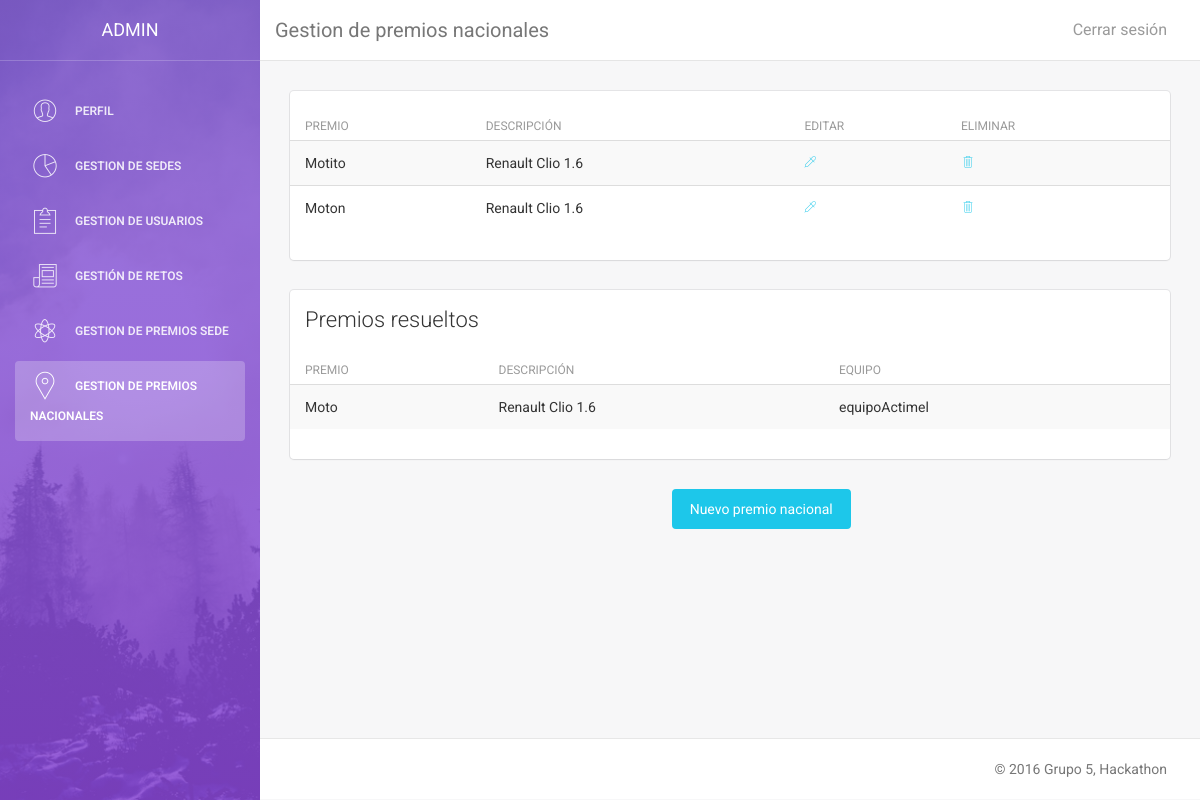
Page /vistas/admin/a_pn.php (signed in) on the committed database.
### tables this page shows
CREATE TABLE IF NOT EXISTS Premio (
  `idPremio` VARCHAR(50) NOT NULL,
  `Sede_idSede` VARCHAR(50),
  `Descripcion` VARCHAR(300),
  `FechaEquipos` DATE NOT NULL,
  `FechaJuradoS` DATE NOT NULL,
  `FechaJuradoN` VARCHAR(45),
  `TipoPremio` ENUM('s', 'n') DEFAULT 'n',
  `Solucion_EsPropuesta` TINYINT(1),
  `Solucion_Equipo_idEquipo` VARCHAR(50),
  `Solucion_Reto_idReto` VARCHAR(50),
  PRIMARY KEY (`idPremio`),
  CONSTRAINT `fk_Premio_Solucion`
    FOREIGN KEY (`Solucion_EsPropuesta` , `Solucion_Equipo_idEquipo` , `Solucion_Reto_idReto`)
    REFERENCES Solucion(`EsPropuesta` , `Equipo_idEquipo` , `Reto_idReto`)
    ON DELETE CASCADE
    ON UPDATE CASCADE,
  CONSTRAINT `fk_Premio_Sede`
    FOREIGN KEY (`Sede_idSede`)
    REFERENCES Sede(`idSede`)
    ON DELETE CASCADE
    ON UPDATE CASCADE);

### modelo/esp.php (called while the page is built, shortened)
<?php
$idioma["aceptar"] = "Aceptar";
$idioma["cancelar"] = "Cancelar";
$idioma["editar"] = "Editar";
$idioma["eliminar"] = "Eliminar";
$idioma["volver"] = "Volver";
$idioma["crear"] = "Crear";
$idioma["modificar"] = "Modificar";
$idioma["cerrar"] = "Cerrar sesión";
$idioma["si"] = "SI";
$idioma["no"] = "NO";
$idioma["ver"] = "Ver";
$idioma["add"] = "Añadir";
$idioma['perfil'] = "Perfil";
$idioma['editar_perfil'] = "Editar perfil";
$idioma['eliminar_perfil'] = "Eliminar mi cuenta";
$idioma['rol'] = "Rol";
$idioma['idioma'] = "Idioma";
$idioma['nueva_pass'] = "Nueva contraseña";
$idioma["login_introduccion"] = "Bienvenido a la pagina del Hackaton.";
$idioma["login_introduccion2"] = "El mayor evento de retos del mundo";
$idioma["login_logueate"] = "Logueate en nuestro sitio";
$idioma["login_introduzca"] = "Introduzca su usario y contraseña para entrar:";
$idioma["login_usuario"] = "Usuario";
$idioma["login_pass"] = "Contraseña";
$idioma["login_aceptar"] = "Entra!";
$idioma["login_registrar"] = "Regístrate";
$idioma["login_or"] = "o si no...";
$idioma["login_visita"] = "Mira los retos";
$idioma["login_retos"] = "Retos";
$idioma['login_frase_retos'] = "Haz click en los retos para ver su descripcion";
$idioma['volver_login'] = "Volver al login";
$idioma['crear_reto'] = "¡Crea un reto!";
$idioma["registro_introduccion"] = "Bienvenido a la pagina del Hackaton.";
$idioma["registro_introduccion2"] = "El mayor evento de retos del mundo";
$idioma["registro_registrate"] = "Regístrate en nuestro sitio";
$idioma["registro_introduzca"] = "Rellena los campos para regístrarte:";
$idioma["registro_usuario"] = "Usuario";
$idioma["registro_sede"] = "Sede";
$idioma["registro_nombre"] = "Nombre";
$idioma["registro_pass"] = "Contraseña";
$idioma["registro_email"] = "Correo";
$idioma["registro_equipo"] = "Equipo";
$idioma["registro_aceptar"] = "Regístrate";
$idioma["registro_volver"] = "Volver";
$idioma["reto_introduce"] = "Completa los siguientes campos";
$idioma["gestion_retos"] = "Gestión de retos";
$idioma["retoSi"] = "Retos aceptados";
$idioma["retoNo"] = "Retos no aceptados";
$idioma["reto_nombre"] = "Nombre del reto";
$idioma["reto_descripcion"] = "Descripción";
$idioma["reto_aceptado"] = "Aceptado";
$idioma["reto_crear"] = "Crear reto";
$idioma["reto_modificar"] = "Modificar reto";
$idioma['retos'] = "Retos";
$idioma['reto_eliminar'] = "Eliminar reto";
$idioma["gestion_sedes"] = "Gestion de sedes";
$idioma["nueva_sede"] = "Nueva Sede";
$idioma["id_Sede"] = "Introduzca Ubicación";
$idioma["nombre_sede"] = "Nombre de sede";
$idioma["eliminar_sede"] = "Eliminar sede";
?>

### modelo/model_premio.php (called while the page is built, shortened)
<?php
include_once 'connect_DB.php';
class Premio {
    public function listar($tipo){
        $db = new Database();
        $sqlPremios = $db->consulta('SELECT * FROM Premio WHERE TipoPremio= \'' . $tipo . '\'');
        $arrayPremios = array();
        while ($row = mysqli_fetch_assoc($sqlPremios)) {
            $arrayPremios[] = $row;
        }
        return $arrayPremios;
    }
}
?>

### modelo/connect_DB.php (called while the page is built, shortened)
<?php
class Database {
    var $conexion;
    public function __construct($host="localhost",$user="admin_hackaton",
                                $pass="iu", $db="et1_hackaton"){
        $this->conexion = mysqli_connect($host, $user, $pass, $db);
    }
    public function consulta($sentencia){
        return mysqli_query($this->conexion,$sentencia);
    }
}
?>

### vistas/admin/a_pn.php (the view, shortened to what this page needs)
<!doctype html>
<html lang="en">
    <?php
    include_once '../../modelo/model_premio.php';
    $premio = new Premio();
    $premios = $premio->listar('n');
    ?>
    <body>
        <div class="wrapper">
            <?php include_once '../Sidebars/a_sidebar.php'; a_sidebar('', '', '', '', '', 'class="active"');?>
            <div class="main-panel">
                <nav class="navbar navbar-default navbar-fixed">
                    <div class="container-fluid">
                        <div class="navbar-header">
                            <a class="navbar-brand" href="#"><?php echo $idioma["gestion_premios_nacionales"]; ?></a>
                        </div>
                        <div class="collapse navbar-collapse">
                            <ul class="nav navbar-nav navbar-right">
                                <li>
                                    <a href="../../controladores/ctrl_log_out.php">
                                        <?php echo $idioma["cerrar"]; ?>
                                    </a>
                                </li>
                            </ul>
                        </div>
                    </div>
                </nav>
                <div class="content">
                    <div class="container-fluid">
                        <div class="row">
                            <div class="col-md-12">
                                <div class="card">
                                    <div class="content table-responsive table-full-width">
                                        <table class="table table-hover table-striped">
                                            <thead>
                                                <th><?php echo $idioma["premio"]; ?></th>
                                                <th><?php echo $idioma["reto_descripcion"]; ?></th>
                                                <th><?php echo $idioma["editar"]; ?></th>
                                                <th><?php echo $idioma["eliminar"]; ?></th>
                                            </thead>
                                            <tbody>
                                                <?php foreach ($premios as $p){
                                                if($p['Solucion_EsPropuesta'] == null){
                                                ?>
                                                <tr>
                                                    <td><?php echo $p['idPremio'];?></td>
                                                    <td><?php echo $p['Descripcion'];?></td>
                                                    <td><a href="a_pn_mod.php?pn=<?php echo $p['idPremio'];?>"><i class="pe-7s-eyedropper"></i></a></td>
                                                    <td><a href="a_pn_del.php?pn=<?php echo $p['idPremio'];?>"><i class="pe-7s-trash"></i></a></td>
                                                </tr>
                                                <?php } }?>
                                            </tbody>
                                        </table>
                                    </div>
                                </div>
                                <div class="card">
                                    <div class="header">
                                        <h4 class="title"><?php echo $idioma['premios_resueltos'];?></h4>
                                    </div>
                                    <div class="content table-responsive table-full-width">
                                        <table class="table table-hover table-striped">
                                            <thead>
                                                <th><?php echo $idioma["premio"]; ?></th>
                                                <th><?php echo $idioma["reto_descripcion"]; ?></th>
                                                <th><?php echo $idioma["equipo"]; ?></th>
                                            </thead>
                                            <tbody>
                                                <?php foreach ($premios as $p){
                                                if($p['Solucion_EsPropuesta'] != null){
                                                ?>
                                                <tr>
                                                    <td><?php echo $p['idPremio'];?></td>
                                                    <td><?php echo $p['Descripcion'];?></td>
                                                    <td><?php echo $p['Solucion_Equipo_idEquipo'];?><i class="pe-7s-eye-dropper"></i></td>
                                                </tr>
                                                <?php } }?>
                                            </tbody>
                                        </table>
                                    </div>
                                </div>
                            </div>
                        </div>
                        <div class="col-md-3 col-md-offset-5">
                            <a class="boton btn btn-info btn-fill" href="a_pn_nuevo.php"><?php echo $idioma["nuevo_pn"]; ?></a>
                        </div>
                    </div>
                </div>
                <footer class="footer">
                    <div class="container-fluid">
                        <p class="copyright pull-right"> &copy; 2016 Grupo 5, Hackathon</p>
                    </div>
                </footer>
            </div>
        </div>
    </body>
</html>

### css/nuestro.css (style rules this page uses)
.boton { text-decoration: none; color: white; }

### rows in the picture
premio: idPremio "Motito", Descripcion "Renault Clio 1.6"
premio: idPremio "Moton", Descripcion "Renault Clio 1.6"
premio: idPremio "Moto", Descripcion "Renault Clio 1.6", Solucion_Equipo_idEquipo "equipoActimel"

### other values in the picture
$idioma['perfil'] "PERFIL"
$idioma["gestion_sedes"] "GESTION DE SEDES"
$idioma["gestion_usuarios"] "GESTION DE USUARIOS"
$idioma["gestion_retos"] "GESTIÓN DE RETOS"
$idioma["gestion_premios_sede"] "GESTION DE PREMIOS SEDE"
$idioma["gestion_premios_nacionales"] "GESTION DE PREMIOS NACIONALES"
$idioma["gestion_premios_nacionales"] "Gestion de premios nacionales"
$idioma["cerrar"] "Cerrar sesión"
$idioma["premio"] "PREMIO"
$idioma["reto_descripcion"] "DESCRIPCIÓN"
$idioma["editar"] "EDITAR"
$idioma["eliminar"] "ELIMINAR"
$idioma['premios_resueltos'] "Premios resueltos"
$idioma["equipo"] "EQUIPO"
$idioma["nuevo_pn"] "Nuevo premio nacional"
